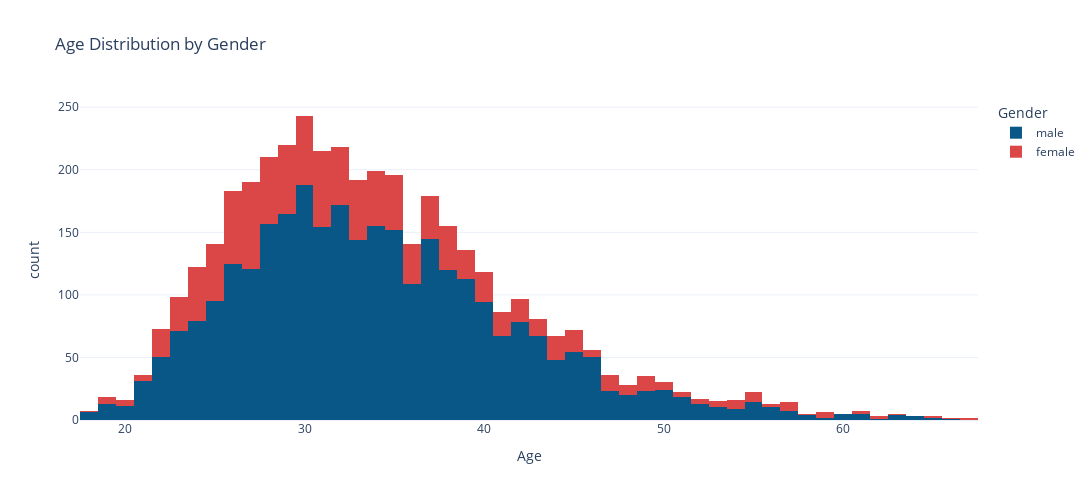

Source (notebook cell):
### Markdown cell above
#### **Age Distribution by Gender**

### Code cell
histogram_chart_color(
    df=demografic_df, xaxis="Age", title="Age Distribution by Gender", color="Gender"
)

### Figure 1 — Plotly figure (JSON) as saved in the notebook; plotly's stock layout.template omitted (floating-point values rounded to 4 significant figures; data arrays with more than 128 entries replaced by an {"elided": "..."} marker saying what was removed)
{"data": [{"alignmentgroup": "True", "bingroup": "x", "hovertemplate": "Gender=male<br>Age=%{x}<br>count=%{y}<extra></extra>", "legendgroup": "male", "marker": {"color": "#095786", "pattern": {"shape": ""}}, "name": "male", "offsetgroup": "male", "orientation": "v", "showlegend": true, "type": "histogram", "x": {"elided": "3032 int values"}, "xaxis": "x", "yaxis": "y"}, {"alignmentgroup": "True", "bingroup": "x", "hovertemplate": "Gender=female<br>Age=%{x}<br>count=%{y}<extra></extra>", "legendgroup": "female", "marker": {"color": "#db4646", "pattern": {"shape": ""}}, "name": "female", "offsetgroup": "female", "orientation": "v", "showlegend": true, "type": "histogram", "x": {"elided": "1022 int values"}, "xaxis": "x", "yaxis": "y"}], "layout": {"barmode": "relative", "height": 500, "legend": {"title": {"text": "Gender"}, "tracegroupgap": 0}, "title": {"text": "Age Distribution by Gender"}, "width": 1200, "xaxis": {"anchor": "y", "domain": [0, 1], "title": {"text": "Age"}}, "yaxis": {"anchor": "x", "domain": [0, 1], "title": {"text": "count"}}}}
